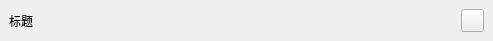
<?xml version="1.0" encoding="UTF-8"?>
<ui version="4.0">
 <class>dlg_titleWgt</class>
 <widget class="QWidget" name="dlg_titleWgt">
  <property name="geometry">
   <rect>
    <x>0</x>
    <y>0</y>
    <width>493</width>
    <height>41</height>
   </rect>
  </property>
  <property name="minimumSize">
   <size>
    <width>0</width>
    <height>41</height>
   </size>
  </property>
  <property name="maximumSize">
   <size>
    <width>16777215</width>
    <height>41</height>
   </size>
  </property>
  <property name="windowTitle">
   <string>Form</string>
  </property>
  <layout class="QHBoxLayout" name="horizontalLayout">
   <property name="spacing">
    <number>0</number>
   </property>
   <property name="leftMargin">
    <number>0</number>
   </property>
   <property name="topMargin">
    <number>0</number>
   </property>
   <property name="rightMargin">
    <number>0</number>
   </property>
   <property name="bottomMargin">
    <number>0</number>
   </property>
   <item>
    <widget class="QWidget" name="widget" native="true">
     <layout class="QHBoxLayout" name="horizontalLayout_2">
      <item>
       <widget class="QLabel" name="label">
        <property name="text">
         <string>标题</string>
        </property>
       </widget>
      </item>
      <item>
       <spacer name="horizontalSpacer">
        <property name="orientation">
         <enum>Qt::Horizontal</enum>
        </property>
        <property name="sizeHint" stdset="0">
         <size>
          <width>40</width>
          <height>20</height>
         </size>
        </property>
       </spacer>
      </item>
      <item>
       <widget class="QPushButton" name="pushButton">
        <property name="minimumSize">
         <size>
          <width>23</width>
          <height>23</height>
         </size>
        </property>
        <property name="maximumSize">
         <size>
          <width>23</width>
          <height>23</height>
         </size>
        </property>
        <property name="text">
         <string/>
        </property>
       </widget>
      </item>
     </layout>
    </widget>
   </item>
  </layout>
 </widget>
 <resources/>
 <connections/>
</ui>
